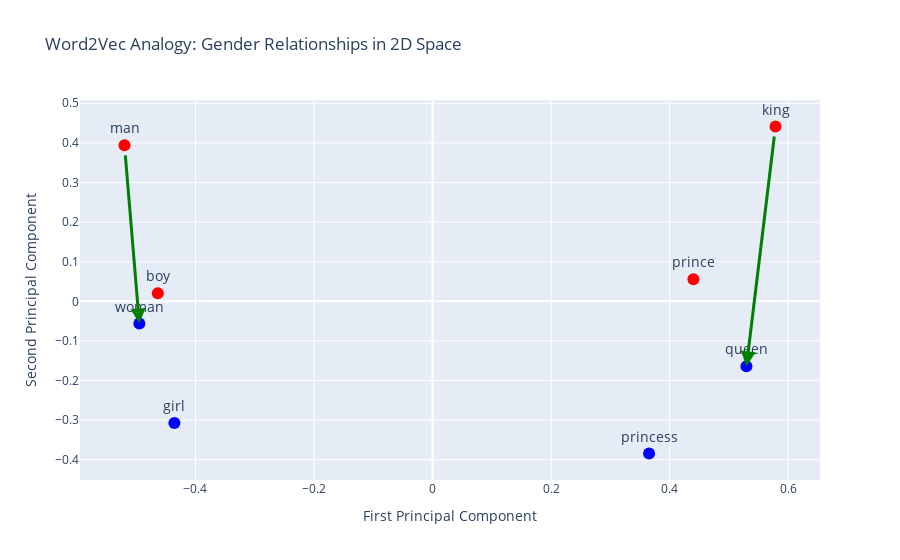

The notebook cell saved with this chart:
### Markdown cell above
### Visualizing the Analogy in Vector Space

Let's create a 2D visualization to see how these analogical relationships work geometrically.

### Code cell
# Words for our analogy visualization
analogy_words = ["man", "woman", "king", "queen", "boy", "girl", "prince", "princess"]

# Get their vectors
analogy_vectors = model.embeddings(analogy_words)

# Reduce to 2D using PCA for visualization
pca = PCA(n_components=2, random_state=42)
vectors_2d = pca.fit_transform(analogy_vectors)

# Create an interactive plot
fig = go.Figure()

# Add points for each word
colors = ['red' if word in ['man', 'boy', 'king', 'prince'] else 'blue' 
          for word in analogy_words]

fig.add_trace(go.Scatter(
    x=vectors_2d[:, 0],
    y=vectors_2d[:, 1],
    mode='markers+text',
    marker=dict(size=12, color=colors),
    text=analogy_words,
    textposition="top center",
    textfont=dict(size=14),
    name='Words'
))

# Draw arrows to show relationships
# king -> queen vector
king_idx = analogy_words.index('king')
queen_idx = analogy_words.index('queen')
fig.add_annotation(
    x=vectors_2d[queen_idx, 0], y=vectors_2d[queen_idx, 1],
    ax=vectors_2d[king_idx, 0], ay=vectors_2d[king_idx, 1],
    xref="x", yref="y", axref="x", ayref="y",
    arrowhead=2, arrowsize=1, arrowwidth=3, arrowcolor="green"
)

# man -> woman vector  
man_idx = analogy_words.index('man')
woman_idx = analogy_words.index('woman')
fig.add_annotation(
    x=vectors_2d[woman_idx, 0], y=vectors_2d[woman_idx, 1],
    ax=vectors_2d[man_idx, 0], ay=vectors_2d[man_idx, 1],
    xref="x", yref="y", axref="x", ayref="y",
    arrowhead=2, arrowsize=1, arrowwidth=3, arrowcolor="green"
)

fig.update_layout(
    title="Word2Vec Analogy: Gender Relationships in 2D Space",
    xaxis_title="First Principal Component",
    yaxis_title="Second Principal Component",
    height=600,
    showlegend=False
)

fig.show()

print("🎨 Notice how the arrows (green) show parallel relationships!")
print("   The vector from 'king' to 'queen' is similar to 'man' to 'woman'")

### Figure 1 — Plotly figure (JSON) as saved in the notebook; plotly's stock layout.template omitted (floating-point values rounded to 4 significant figures)
{"data": [{"marker": {"color": ["red", "blue", "red", "blue", "red", "blue", "red", "blue"], "size": 12}, "mode": "markers+text", "name": "Words", "text": ["man", "woman", "king", "queen", "boy", "girl", "prince", "princess"], "textfont": {"size": 14}, "textposition": "top center", "type": "scatter", "x": [-0.5197, -0.4947, 0.5786, 0.5295, -0.4635, -0.4355, 0.4401, 0.3653], "y": [0.394, -0.05618, 0.4414, -0.1641, 0.02058, -0.3073, 0.05588, -0.3843]}], "layout": {"annotations": [{"arrowcolor": "green", "arrowhead": 2, "arrowsize": 1, "arrowwidth": 3, "ax": 0.5786, "axref": "x", "ay": 0.4414, "ayref": "y", "x": 0.5295, "xref": "x", "y": -0.1641, "yref": "y"}, {"arrowcolor": "green", "arrowhead": 2, "arrowsize": 1, "arrowwidth": 3, "ax": -0.5197, "axref": "x", "ay": 0.394, "ayref": "y", "x": -0.4947, "xref": "x", "y": -0.05618, "yref": "y"}], "autosize": true, "showlegend": false, "title": {"text": "Word2Vec Analogy: Gender Relationships in 2D Space"}, "xaxis": {"autorange": true, "range": [-0.5917, 0.6506], "title": {"text": "First Principal Component"}, "type": "linear"}, "yaxis": {"autorange": true, "range": [-0.4491, 0.5062], "title": {"text": "Second Principal Component"}, "type": "linear"}}}
